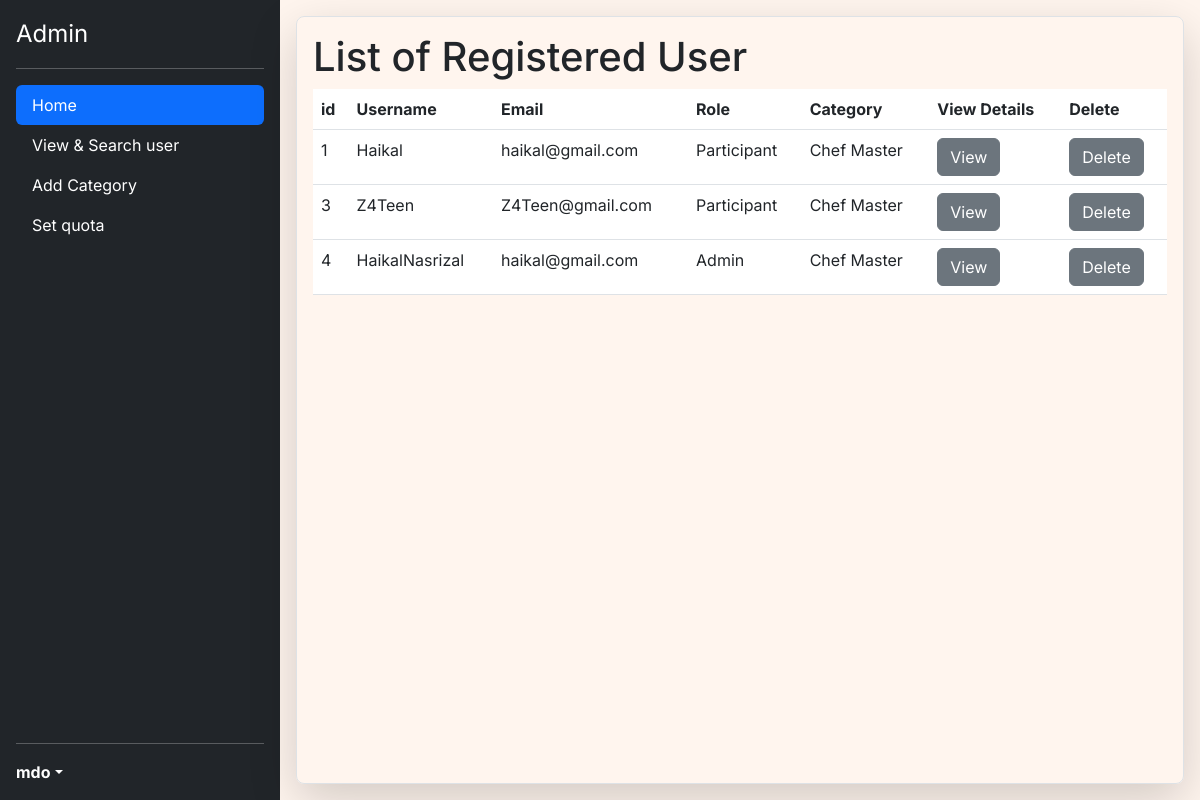
Page /adminmain.php on the committed database.
### tables this page shows
CREATE TABLE `table1` (
  `id_User` int(255) NOT NULL,
  `Username` varchar(255) NOT NULL,
  `Password` varchar(255) NOT NULL,
  `Email` varchar(255) NOT NULL,
  `Role` varchar(255) NOT NULL,
  `id_Category` int(255) NOT NULL
);

CREATE TABLE `category1` (
  `id_Category` int(255) NOT NULL,
  `Category` varchar(255) NOT NULL,
  `CategoryQuota` varchar(255) NOT NULL,
  `Descrip` varchar(255) NOT NULL
);

### adminmain.php (the view, shortened to what this page needs)
<?php
    $servername = "localhost";
    $userdb = "root";
    $passworddb = "";
    $dbname = "database1";
    $conn = mysqli_connect($servername,$userdb,$passworddb, $dbname);
    $sql = "SELECT table1.id_User,table1.Username,table1.Email, table1.Role,category1.Category FROM table1 INNER JOIN category1 ON table1.id_Category = category1.id_Category;";
    $result = mysqli_query($conn, $sql);
?>
<!DOCTYPE html>
<html lang="en">
  <head>
    <link
      href="https://cdn.jsdelivr.net/npm/bootstrap@5.3.0-alpha3/dist/css/bootstrap.min.css"
      rel="stylesheet"
    />
    <link rel="stylesheet" href="styles.css" />
  </head>
  <body class="d-flex flex-nowrap">
    <div class="d-flex flex-column flex-shrink-0 p-3 text-white bg-dark " style="width: 280px; min-height: 100vh;">
      <a href="#"class="d-flex align-items-center mb-3 mb-md-0 me-md-auto text-white text-decoration-none">
        <span class="fs-4">Admin</span>
      </a>
      <hr />
      <ul class="nav nav-pills flex-column mb-auto">
        <li class="nav-item">
          <a href="adminmain.php" class="nav-link active" aria-current="page">Home</a>
        </li>
        <li>
          <a href="adminmain2.php" class="nav-link text-white">View & Search user</a>
        </li>
        <li>
          <a href="adminmain3.php" class="nav-link text-white">Add Category</a>
        </li>
        <li>
          <a href="adminmain4.php" class="nav-link text-white">Set quota</a>
        </li>
      </ul>
      <hr />
      <div class="dropdown">
        <a href="#" class="d-flex align-items-center text-white text-decoration-none dropdown-toggle" id="dropdownUser1" data-bs-toggle="dropdown" aria-expanded="false">
          <strong>mdo</strong>
        </a>
      </div>
    </div>
    <div class="container-fluid m-3 p-3 rounded-3 border shadow-lg">
      <div>
        <?php if(mysqli_num_rows($result)>0){ ?>
        <h1>List of Registered User</h1>
        <table class="table">
          <thead>
            <tr>
              <th scope="col">id</th>
              <th scope="col">Username</th>
              <th scope="col">Email</th>
              <th scope="col">Role</th>
              <th scope="col">Category</th>
              <th scope="col">View Details</th>
              <th scope="col">Delete</th>
            </tr>
          </thead>
          <tbody>
            <?php
              while($table = mysqli_fetch_array($result,MYSQLI_NUM)){
              $id = $table[0];
              $username = $table[1];
              $email = $table[2];
              $Role = $table[3];
              $Category = $table[4];
              echo"<tr>";
              echo "<td>$id</td>";
              echo "<td>$username</td>";
              echo "<td>$email</td>";
              echo "<td>$Role</td>";
              echo "<td>$Category</td>";
              echo "<td><form method='POST' action='update.php'><button class='btn btn-secondary'name='update'type='submit' value='$id'>View</button></form></td>";
              echo "<td><form method='POST' action='delete.php'><button class='btn btn-secondary'name='delete'type='submit' onclick='return myconfirmed()' value='$id'>Delete</button></form></td>";
              echo"</tr>";
              }
            }
            ?>
          </tbody>
        </table>
      </div>
    </div>
  </body>
</html>

### styles.css (style rules this page uses)
* { font-family: 'Inter',sans-serif; }
body { background-color: seashell; }

### rows in the picture
table1: id_User "1", Username "Haikal", Email "haikal@gmail.com", Role "Participant", id_Category.Category "Chef Master"
table1: id_User "3", Username "Z4Teen", Email "Z4Teen@gmail.com", Role "Participant", id_Category.Category "Chef Master"
table1: id_User "4", Username "HaikalNasrizal", Email "haikal@gmail.com", Role "Admin", id_Category.Category "Chef Master"
